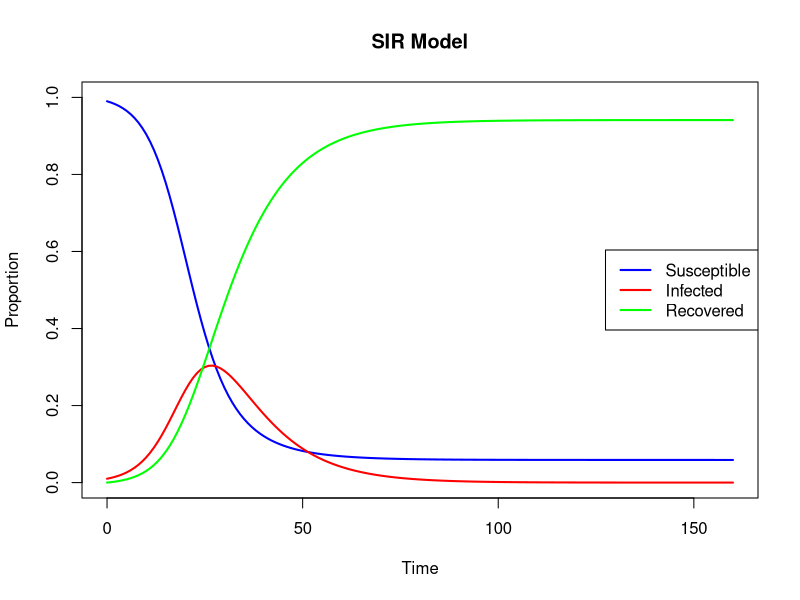
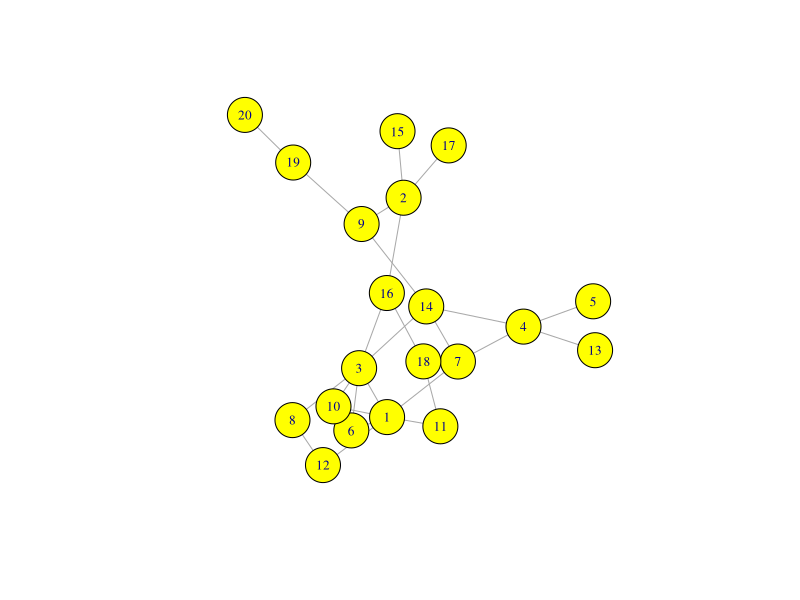
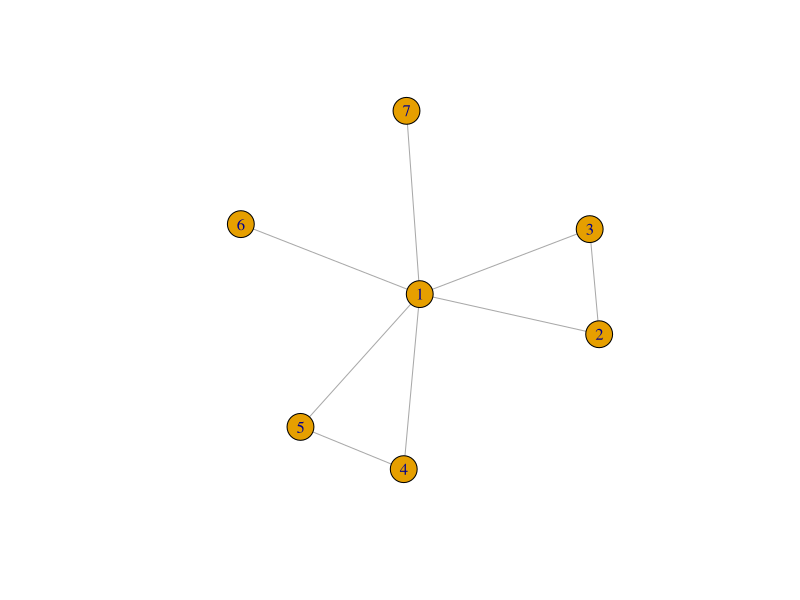
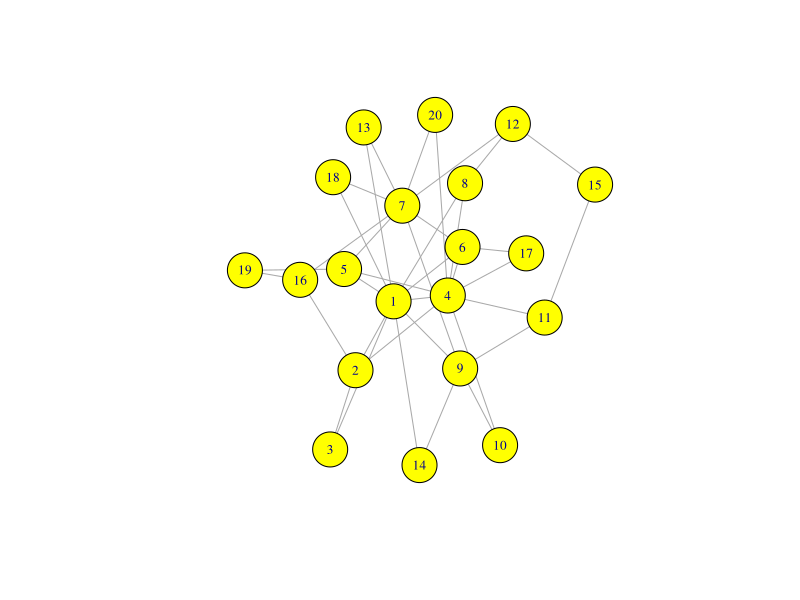
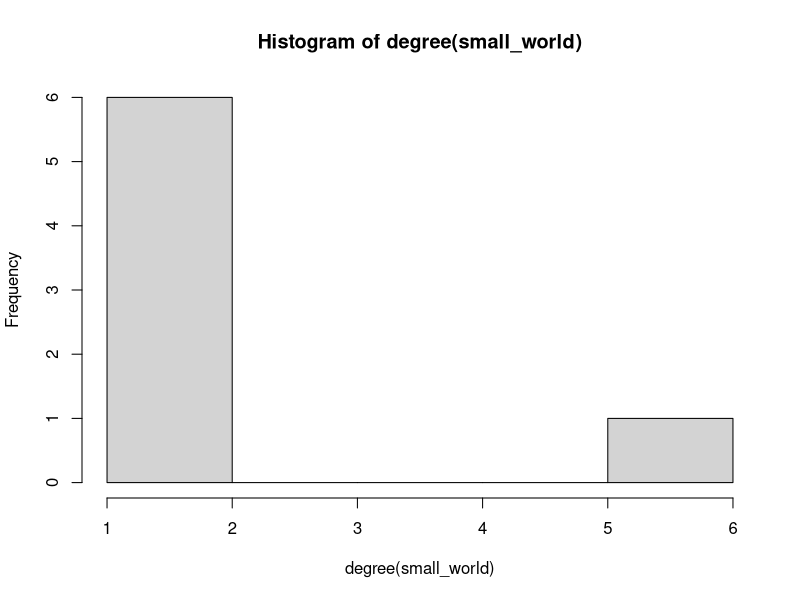
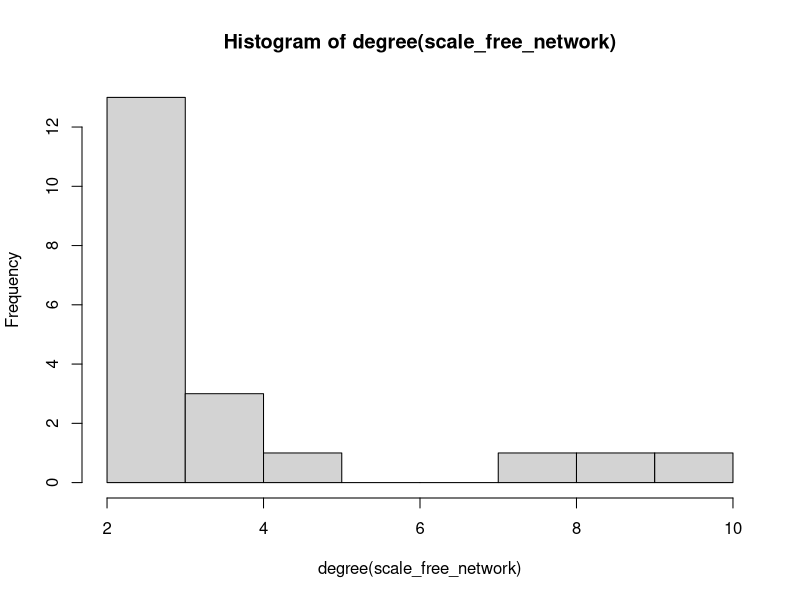

R code for these plots, in order: (Note: this script raises an error after producing the figures.)
## ---- chunk 1
knitr::opts_chunk$set(echo = TRUE)
## ---- chunk 2
#------------SIR Modeling----------#

# First, download deSolve from https://desolve.r-forge.r-project.org/
# which is a differential equations package
#install.packages("deSolve") 
#install.packages("ggplot2")
#install.packages("gganimate")

library("deSolve")

# Define the SIR model function
sir_model <- function(time, state, parameters) {
  with(as.list(c(state, parameters)), {
    dS <- -beta * S * I # Rate of change of the Susceptible class
    dI <- beta * S * I - gamma * I # Rate of change of the Infected class
    dR <- gamma * I # Rate of change of the Recovered class
    
    # Return the rate of change for each class
    list(c(dS, dI, dR))
  })
}

# Initial conditions
initial_state <- c(S = 0.99, # 99% susceptible
                   I = 0.01, # 1% infected
                   R = 0.00) # 0% recovered

# Parameters
parameters <- c(beta = 0.3,  # Transmission rate
                gamma = 0.1) # Recovery rate

# Time frame
times <- seq(0, 160, by = 1) # Simulate for 160 days

# Solve the SIR problem
out <- ode(y = initial_state, times = times, func = sir_model, parms = parameters)

# After 130 days, for example...
out[130,]
# This shows the proportion of the population in each class

# Convert the output to a data frame for plotting
out_df <- as.data.frame(out)
plot(out_df$time, out_df$S, type = "l", col = "blue", ylim = c(0, 1), xlab = "Time", ylab = "Proportion", lwd = 2,
     main = "SIR Model")
lines(out_df$time, out_df$I, col = "red", lwd = 2)
lines(out_df$time, out_df$R, col = "green", lwd = 2)
legend("right", legend = c("Susceptible", "Infected", "Recovered"), col = c("blue", "red", "green"), lwd = 2)

# Basic Reproduction number
R_0 <- parameters[1] / parameters[2] # R0 = beta / gamma
R_0
# This shows how many individuals (or plants) an individual will spread the disease to
## ---- chunk 3

#------Epidemic Networks-------#

library(igraph)

# Random Network
num_nodes <- 20
prob_of_connections <- 0.1
random_network <- erdos.renyi.game(n = num_nodes, p = prob_of_connections,
                                   type = "gnp", directed = FALSE)
plot(random_network,
     vertex.size = 20, vertex.color = "yellow",
     vertex.label.cex = 0.8, edge.curved = FALSE)

# Small World Network
small_world <- graph(c(1,2,2,3,3,1,1,4,4,5,5,1,1,6,1,7), directed = FALSE)
plot(small_world)

# Calculate the average local transitivity (clustering coefficient)
(1/7) * sum(transitivity(small_world, type = "local"), na.rm = TRUE)

# Scale-Free Network
scale_free_network <- barabasi.game(n = 20, m = 2, directed = FALSE)

# Plot the scale-free network
plot(scale_free_network,
     vertex.size = 20,
     vertex.color = "yellow", vertex.label.cex = 0.8,
     edge.arrow.size = 0.5,
     edge.curved = FALSE)

# Optional: Calculate and print the average degree of the network
avg_degree <- mean(degree(scale_free_network))
avg_degree

# Look at the degree distribution of the networks
hist(degree(small_world))
hist(degree(scale_free_network))
## ---- chunk 4
# Load required packages
library(deSolve)
library(ggplot2)
library(gganimate)
library(Cairo)
# Initial conditions
#Play with them!!
initial_state <- c(S = 0.99, # 99% susceptible
                   I = 0.01, # 1% infected
                   R = 0.00) # 0% recovered

# Parameters
gamma <- 0.1 # Recovery rate

# Time frame
times <- seq(0, 160, by = 1) # Simulate for 160 days

# Generate 100 values for beta from 0 to 1
beta_values <- seq(0, 1, length.out = 100)

# Create a data frame to store simulation results
simulation_results <- data.frame()

# Loop over each beta value and solve the SIR model
for (beta in beta_values) {
  parameters <- c(beta = beta, gamma = gamma)
  
  # Solve the SIR model
  out <- ode(y = initial_state, times = times, func = sir_model, parms = parameters)
  
  # Convert to a data frame
  out_df <- as.data.frame(out)
  
  # Add beta to the data frame
  out_df$beta <- beta
  
  # Combine with the results
  simulation_results <- rbind(simulation_results, out_df)
}

# Plotting the results using ggplot2
p <- ggplot(simulation_results, aes(x = time)) +
  geom_line(aes(y = S, color = "Susceptible")) +
  geom_line(aes(y = I, color = "Infected")) +
  geom_line(aes(y = R, color = "Recovered")) +
  labs(title = 'SIR Model Simulation', x = 'Time (days)', y = 'Proportion') +
  scale_color_manual(values = c("blue", "red", "green")) +
  transition_states(beta, transition_length = 1, state_length = 1) +
  labs(subtitle = 'Beta: {closest_state}')

# Create the animation
#animation <- animate(p, nframes = length(beta_values), fps = 10, width = 800, height = 600, renderer = gifski_renderer())

# Save the animation
#anim_save("sir_model_simulation.gif", animation)

#animation


## ---- chunk 5
knitr::include_graphics("sir_model_simulation.gif")
